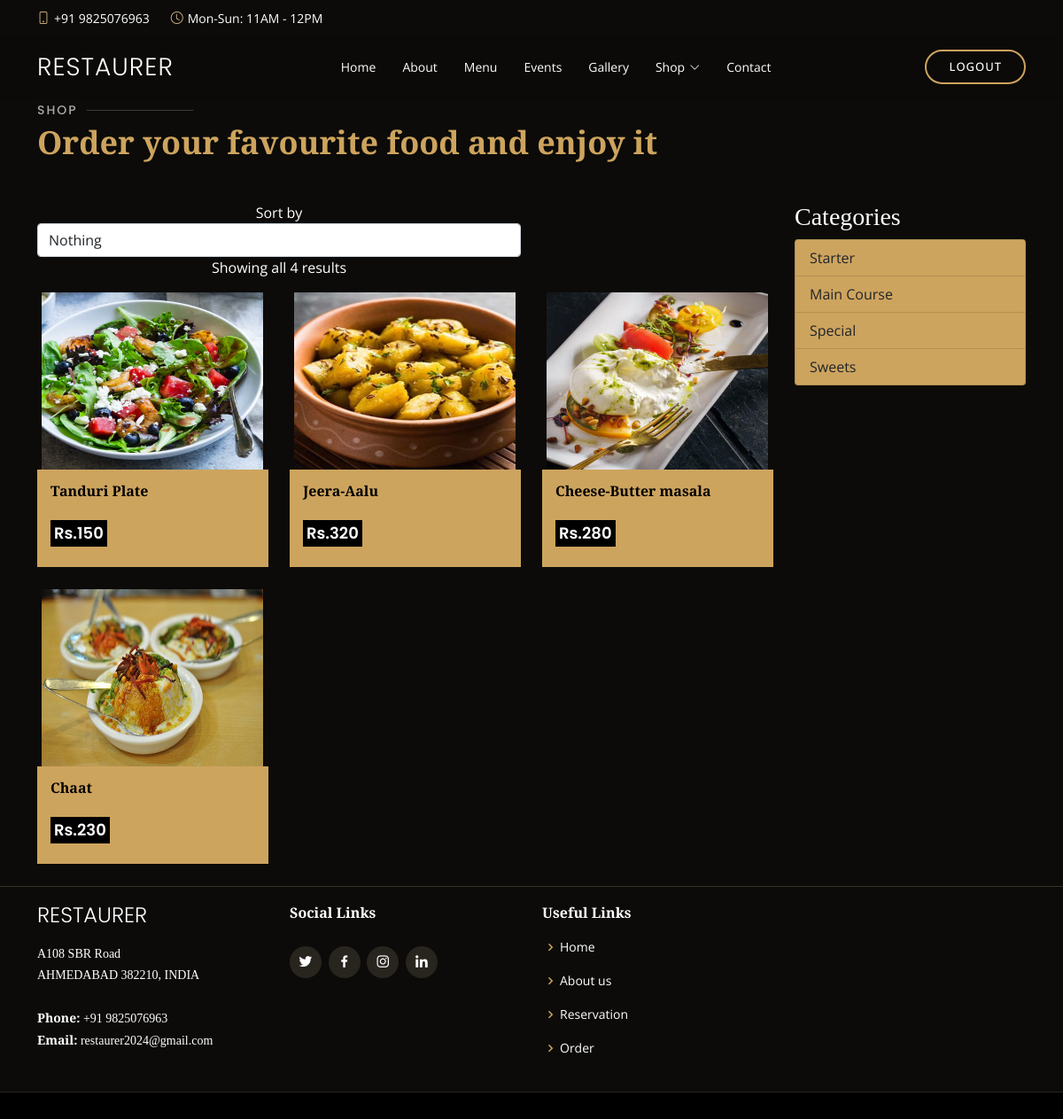
The page /category/3 on the database its author committed.
### myapp/models.py (models this page shows, shortened)
class Add_product(models.Model):
    user_id = models.ForeignKey(User,on_delete=models.CASCADE)
    category_id = models.ForeignKey(Category,on_delete=models.CASCADE)
    name = models.CharField(max_length=30)
    price = models.IntegerField()
    qty = models.IntegerField()
    pic = models.ImageField(upload_to='img')
    dec = models.TextField()

class Category(models.Model):
    name = models.CharField(max_length=25)

### myapp/views.py (the view)
# urls.py: path('category/<int:id>',views.category, name='category'),
def category(request,id):
    pid = Add_product.objects.filter(category_id=id)
    cid = Category.objects.all()
    con={
        'pid' : pid,
        'cid' : cid
    }
    return render(request,"order.html",con)

### myapp/templates/order.html (shortened to what this page needs)
{% load static %}
<!DOCTYPE html>
<html lang="en">
<head>
  <link href="{% static 'vendor/animate.css/animate.min.css' %}" rel="stylesheet">
  <link href="{% static 'vendor/aos/aos.css' %}" rel="stylesheet">
  <link href="{% static 'vendor/bootstrap/css/bootstrap.min.css' %}" rel="stylesheet">
  <link href="{% static 'vendor/bootstrap-icons/bootstrap-icons.css' %}" rel="stylesheet">
  <link href="{% static 'vendor/boxicons/css/boxicons.min.css' %}" rel="stylesheet">
  <link href="{% static 'vendor/glightbox/css/glightbox.min.css' %}" rel="stylesheet">
  <link href="{% static 'vendor/swiper/swiper-bundle.min.css' %}" rel="stylesheet">
  <link href="{% static 'css/style.css' %}" rel="stylesheet">
 </head>
<body>
  <div id="topbar" class="d-flex align-items-center fixed-top">
    <div class="container d-flex justify-content-center justify-content-md-between">
      <div class="contact-info d-flex align-items-center">
        <i class="bi bi-phone d-flex align-items-center"><span>+91 9825076963</span></i>
        <i class="bi bi-clock d-flex align-items-center ms-4"><span> Mon-Sun: 11AM - 12PM</span></i>
      </div>
    </div>
  </div>
  <header id="header" class="fixed-top d-flex align-items-cente">
    <div class="container-fluid container-xl d-flex align-items-center justify-content-lg-between">
      <h1 class="logo me-auto me-lg-0"><a href="index.html">Restaurer</a></h1>
       <nav id="navbar" class="navbar order-last order-lg-0">
        <ul>
          <li><a class="nav-link scrollto {% if request.path == '/' %}active{% endif %}" href="/">Home</a></li>
          <li><a class="nav-link scrollto {% if request.path == '/aboutUs' %}active{% endif %}" href="/aboutUs">About</a></li>
          <li><a class="nav-link scrollto {% if request.path == '/menu' %}active{% endif %}" href="/menu">Menu</a></li>
          <li><a class="nav-link scrollto {% if request.path == '/events' %}active{% endif %}" href="/events">Events</a></li>
          <li><a class="nav-link scrollto {% if request.path == '/gallery' %}active{% endif %}" href="/gallery">Gallery</a></li>
          <li class="dropdown"><a href="#"><span>Shop</span> <i class="bi bi-chevron-down"></i></a>
          </li>
          <li><a class="nav-link scrollto {% if request.path == '/contact' %}active{% endif %}" href="/contact">Contact</a></li>
        </ul>
      </nav>
      <a href="/logout" class="book-a-table-btn scrollto d-none d-lg-flex">Logout</a>
    </div>
  </header>
    <main id="main">
    <div class="container"><br>
        <div class="section-title"><br><br>
          <br><br><h2>Shop</h2>
          <p>Order your favourite food and enjoy it</p>
        </div>
      </div>
    <div class="shop-box-inner">
        <div class="container">
            <div class="row">
                <div class="col-xl-9 col-lg-9 col-sm-12 col-xs-12 shop-content-right">
                    <div class="right-product-box">
                        <div class="product-item-filter row">
                            <div class="col-12 col-sm-8 text-center text-sm-left">
                                <div class="toolbar-sorter-right">
                                    <span>Sort by </span>
                                    <select id="basic" class="selectpicker show-tick form-control" data-placeholder="$ USD">
									<option data-display="Select">Nothing</option>
								</select>
                                </div>
                                <p>Showing all 4 results</p>
                            </div>
                        </div>
                        <div class="product-categorie-box">
                            <div class="tab-content">
                                <div role="tabpanel" class="tab-pane fade show active" id="grid-view">
                                    <div class="row">
                                        {% for i in pid %}
                                        <div class="col-sm-6 col-md-6 col-lg-4 col-xl-4">
                                            <div class="products-single fix">
                                                <div class="box-img-hover">
                                                    <img src="{{i.pic.url}}" style="height: 200px; width:250px;" class="img-fluid" alt="Image">
                                                </div>
                                                <div class="why-text">
                                                    <h5>{{i.name}}</h5>
                                                    <h6>Rs.{{i.price}}</h6>
                                                </div>
                                            </div>
                                        </div>
                                            {% endfor %}
                                    </div>
                                </div>
                            </div>
                        </div>
                    </div>
                </div>
				<div class="col-xl-3 col-lg-3 col-sm-12 col-xs-12 sidebar-shop-left">
                    <div class="product-categori">
                        <div class="filter-sidebar-left">
                            <div class="title-left">
                                <h3>Categories</h3>
                            </div>
                            <div class="list-group list-group-collapse list-group-sm list-group-tree" id="list-group-men" data-children=".sub-men">
                                {% for i in cid %}
                                <a href="{% url 'category' i.id %}" class="list-group-item list-group-item-action ">{{i.name}}</a>
                                {% endfor %}
                            </div>
                        </div>
                    </div>
                </div>
            </div>
        </div>
    </div>
    </main>
    <footer id="footer">
        <div class="footer-top">
          <div class="container">
            <div class="row">
              <div class="col-lg-3 col-md-6">
                <div class="footer-info">
                  <h3>Restaurer</h3>
                  <p>
                    A108 SBR Road <br>
                    AHMEDABAD 382210, INDIA<br><br>
                    <strong>Phone:</strong> +91 9825076963<br>
                    <strong>Email:</strong> restaurer2024@gmail.com<br>
                  </p>
                </div>
              </div>
              <div class="col-lg-3 col-md-4 footer-links">
                <h4>Social Links</h4>
                <div class="social-links mt-3">
                  <a href="#" class="twitter"><i class="bx bxl-twitter"></i></a>
                  <a href="#" class="facebook"><i class="bx bxl-facebook"></i></a>
                  <a href="#" class="instagram"><i class="bx bxl-instagram"></i></a>
                  <a href="#" class="linkedin"><i class="bx bxl-linkedin"></i></a>
                </div>
              </div>
              <div class="col-lg-3 col-md-4 footer-links">
                <h4>Useful Links</h4>
                <ul>
                  <li><i class="bx bx-chevron-right"></i> <a href="/">Home</a></li>
                  <li><i class="bx bx-chevron-right"></i> <a href="aboutUs">About us</a></li>
                  <li><i class="bx bx-chevron-right"></i> <a href="reservation">Reservation</a></li>
                  <li><i class="bx bx-chevron-right"></i> <a href="order">Order</a></li>
                </ul>
              </div>
            </div>
          </div>
        </div>
      </footer>
    </body>
    </html>

### myapp/static/css/style.css (style rules this page uses)
.list-group a { background-color: #cda45e; }
.products-single { overflow: hidden; position: relative; margin-bottom: 25px; }
.products-single .box-img-hover { overflow: hidden; position: relative; }
.box-img-hover img { margin: 0 auto; text-align: center; display: block; }
.why-text { background: #cda45e; color: black; padding: 15px; }
.why-text h5 { font-size: 16px; font-weight: 700; padding-bottom: 15px; }
.why-text h6 { font-size: 18px; font-family: 'Poppins', sans-serif; padding: 4px; display: inline-block; background: black; color: #ffffff; font-weight: 600; }
body { font-family: "Open Sans", sans-serif; background: #0c0b09; color: #fff; }
a { color: #cda45e; text-decoration: none; }
h1, h2, h3, h4, h5, h6 { font-family: "Playfair Display", serif; }
#topbar { height: 40px; font-size: 14px; transition: all 0.5s; z-index: 996; }
#topbar .contact-info i { font-style: normal; color: #d9ba85; }
#topbar .contact-info i span { padding-left: 5px; color: #fff; }
#header { background: rgba(12, 11, 9, 0.6); border-bottom: 1px solid rgba(12, 11, 9, 0.6); transition: all 0.5s; z-index: 997; padding: 15px 0; top: 40px; }
#header .logo { font-size: 28px; margin: 0; padding: 0; line-height: 1; font-weight: 300; letter-spacing: 1px; text-transform: uppercase; font-family: "Poppins", sans-serif; }
#header .logo a { color: #fff; }
.book-a-table-btn { margin: 0 0 0 15px; border: 2px solid #cda45e; color: #fff; border-radius: 50px; padding: 8px 25px; text-transform: uppercase; font-size: 13px; font-weight: 500; letter-spacing: 1px; transition: 0.3s; }
.navbar { padding: 0; }
.navbar ul { margin: 0; padding: 0; display: flex; list-style: none; align-items: center; }
.navbar li { position: relative; }
.navbar a { display: flex; align-items: center; justify-content: space-between; padding: 10px 0 10px 30px; color: #fff; white-space: nowrap; transition: 0.3s; font-size: 14px; }
.navbar a i { font-size: 12px; line-height: 0; margin-left: 5px; }
.section-title { padding-bottom: 40px; }
.section-title h2 { font-size: 14px; font-weight: 500; padding: 0; line-height: 1px; margin: 0 0 5px 0; letter-spacing: 2px; text-transform: uppercase; color: #aaaaaa; font-family: "Poppins", sans-serif; }
.section-title h2::after { content: ""; width: 120px; height: 1px; display: inline-block; background: rgba(255, 255, 255, 0.2); margin: 4px 10px; }
.section-title p { margin: 0; margin: 0; font-size: 36px; font-weight: 700; font-family: "Playfair Display", serif; color: #cda45e; }
#footer { background: black; padding: 0 0 30px 0; color: #fff; font-size: 14px; }
#footer .footer-top { background: #0c0b09; border-top: 1px solid #37332a; border-bottom: 1px solid #28251f; padding: 20px 0 0 0; }
#footer .footer-top .footer-info { margin-bottom: 30px; }
#footer .footer-top .footer-info h3 { font-size: 24px; margin: 0 0 20px 0; padding: 0px 0 0px 0; line-height: 1; font-weight: 300; text-transform: uppercase; font-family: "Poppins", sans-serif; }
#footer .footer-top .footer-info p { font-size: 14px; line-height: 24px; margin-bottom: 0; font-family: "Playfair Display", serif; color: #fff; }
#footer .footer-top .social-links a { font-size: 18px; display: inline-block; background: #28251f; color: #fff; line-height: 1; padding: 8px 0; margin-right: 4px; border-radius: 50%; text-align: center; width: 36px; height: 36px; transition: 0.3s; }
#footer .footer-top h4 { font-size: 16px; font-weight: 600; color: #fff; position: relative; padding-bottom: 12px; }
#footer .footer-top .footer-links { margin-bottom: 30px; }
#footer .footer-top .footer-links ul { list-style: none; padding: 0; margin: 0; }
#footer .footer-top .footer-links ul i { padding-right: 2px; color: #cda45e; font-size: 18px; line-height: 1; }
#footer .footer-top .footer-links ul li { padding: 10px 0; display: flex; align-items: center; }
#footer .footer-top .footer-links ul li:first-child { padding-top: 0; }
#footer .footer-top .footer-links ul a { color: #fff; transition: 0.3s; display: inline-block; line-height: 1; }

### rows shown on the page
Add_product: pic (picture), name "Tanduri Plate", price "150"
Add_product: pic (picture), name "Jeera-Aalu", price "320"
Add_product: pic (picture), name "Cheese-Butter masala", price "280"
Add_product: pic (picture), name "Chaat", price "230"
Category: name "Starter"
Category: name "Main Course"
Category: name "Special"
Category: name "Sweets"
